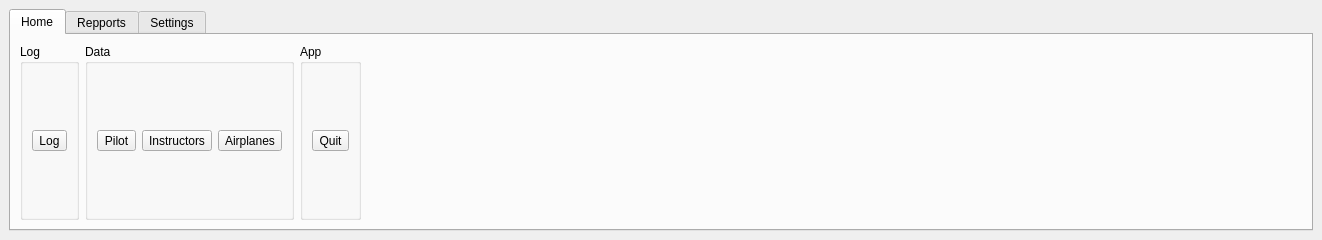
<?xml version="1.0" encoding="UTF-8"?>
<ui version="4.0">
 <class>DWRibbon</class>
 <widget class="QDockWidget" name="DWRibbon">
  <property name="geometry">
   <rect>
    <x>0</x>
    <y>0</y>
    <width>1322</width>
    <height>240</height>
   </rect>
  </property>
  <property name="features">
   <set>QDockWidget::DockWidgetFeature::NoDockWidgetFeatures</set>
  </property>
  <property name="allowedAreas">
   <set>Qt::DockWidgetArea::TopDockWidgetArea</set>
  </property>
  <property name="windowTitle">
   <string>Ribbon</string>
  </property>
  <widget class="QWidget" name="dockWidgetContents">
   <layout class="QVBoxLayout" name="verticalLayout">
    <item>
     <widget class="QTabWidget" name="tabWidget">
      <property name="currentIndex">
       <number>0</number>
      </property>
      <widget class="QWidget" name="tabHome">
       <attribute name="title">
        <string>Home</string>
       </attribute>
       <layout class="QHBoxLayout" name="horizontalLayout">
        <item>
         <widget class="QGroupBox" name="groupBox_3">
          <property name="title">
           <string>Log</string>
          </property>
          <layout class="QHBoxLayout" name="horizontalLayout_4">
           <item>
            <widget class="QToolButton" name="btnLog">
             <property name="toolTip">
              <string>Log</string>
             </property>
             <property name="statusTip">
              <string>Log</string>
             </property>
             <property name="text">
              <string>Log</string>
             </property>
            </widget>
           </item>
          </layout>
         </widget>
        </item>
        <item>
         <widget class="QGroupBox" name="groupBox_2">
          <property name="title">
           <string>Data</string>
          </property>
          <layout class="QHBoxLayout" name="horizontalLayout_2">
           <item>
            <widget class="QToolButton" name="btnPilot">
             <property name="toolTip">
              <string>Pilot</string>
             </property>
             <property name="statusTip">
              <string>Pilot</string>
             </property>
             <property name="text">
              <string>Pilot</string>
             </property>
            </widget>
           </item>
           <item>
            <widget class="QToolButton" name="btnInstructors">
             <property name="toolTip">
              <string>Instructors</string>
             </property>
             <property name="statusTip">
              <string>Instructors</string>
             </property>
             <property name="text">
              <string>Instructors</string>
             </property>
            </widget>
           </item>
           <item>
            <widget class="QToolButton" name="btnAirplanes">
             <property name="toolTip">
              <string>Airplanes</string>
             </property>
             <property name="statusTip">
              <string>Airplanes</string>
             </property>
             <property name="text">
              <string>Airplanes</string>
             </property>
            </widget>
           </item>
          </layout>
         </widget>
        </item>
        <item>
         <widget class="QGroupBox" name="groupBox">
          <property name="title">
           <string>App</string>
          </property>
          <layout class="QHBoxLayout" name="horizontalLayout_3">
           <item>
            <widget class="QToolButton" name="btnQuit">
             <property name="toolTip">
              <string>Quit</string>
             </property>
             <property name="statusTip">
              <string>Quit</string>
             </property>
             <property name="text">
              <string>Quit</string>
             </property>
            </widget>
           </item>
          </layout>
         </widget>
        </item>
        <item>
         <spacer name="horizontalSpacer">
          <property name="orientation">
           <enum>Qt::Orientation::Horizontal</enum>
          </property>
          <property name="sizeHint" stdset="0">
           <size>
            <width>40</width>
            <height>20</height>
           </size>
          </property>
         </spacer>
        </item>
       </layout>
      </widget>
      <widget class="QWidget" name="tabRepports">
       <attribute name="title">
        <string>Repports</string>
       </attribute>
      </widget>
      <widget class="QWidget" name="tabSettings">
       <attribute name="title">
        <string>Settings</string>
       </attribute>
      </widget>
     </widget>
    </item>
   </layout>
  </widget>
 </widget>
 <resources/>
 <connections/>
</ui>
